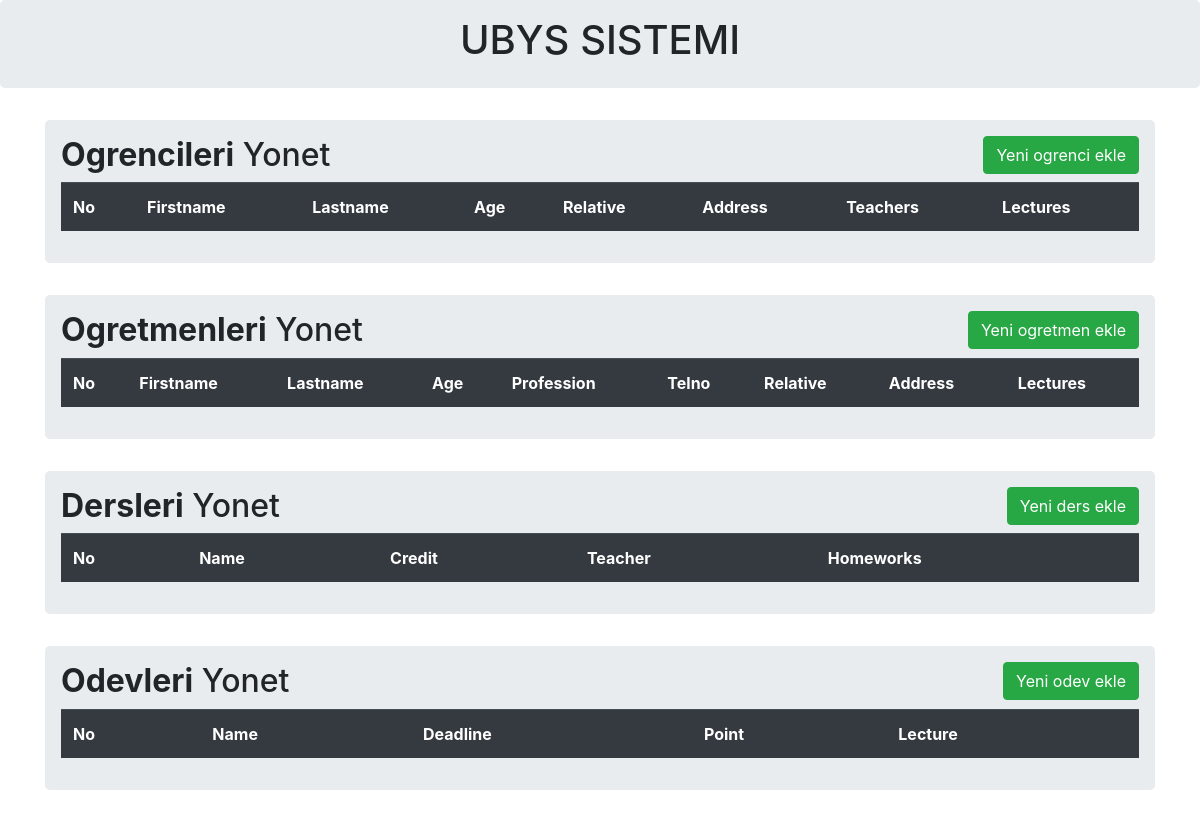
/admin, run on an earlier commit of the app's database.
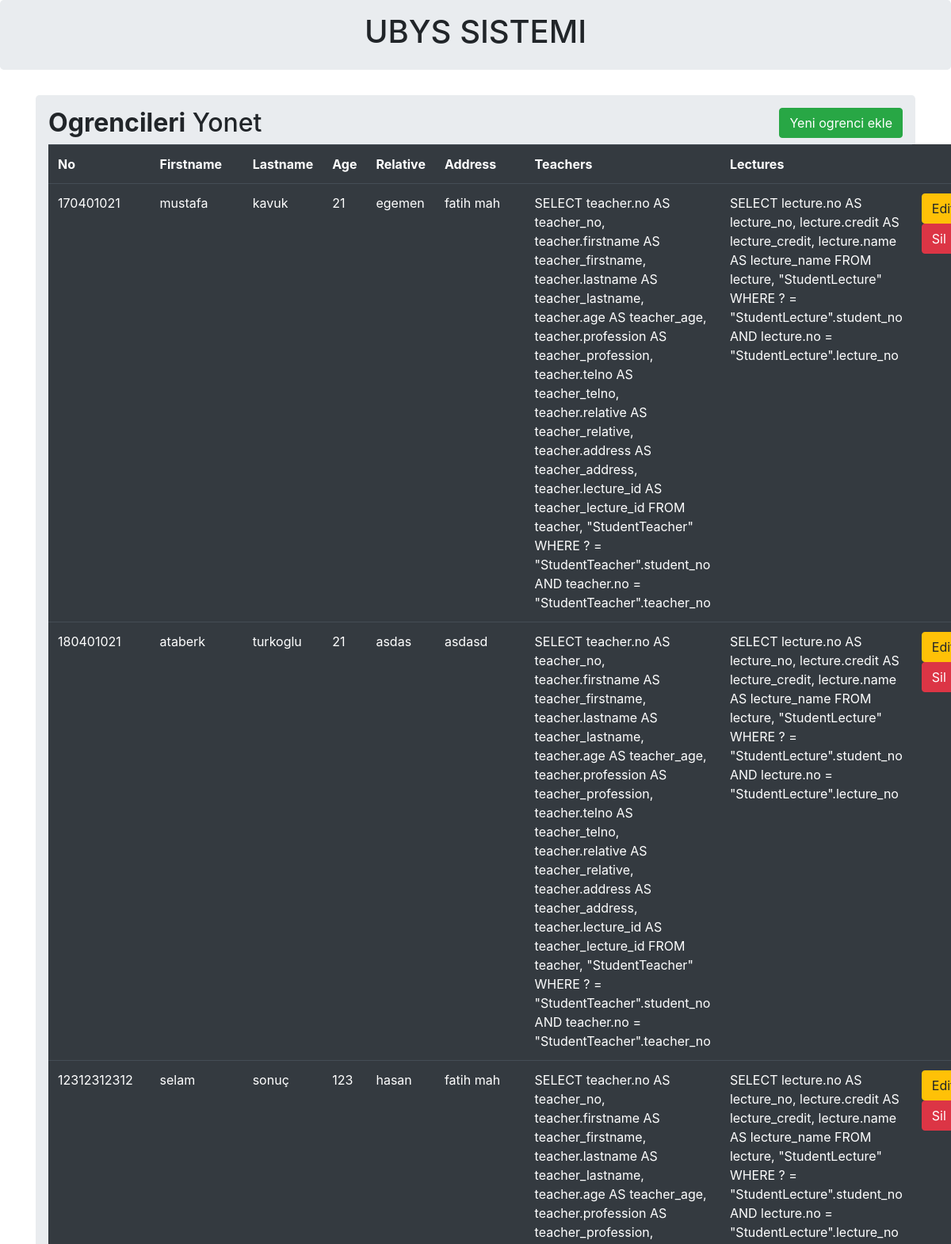
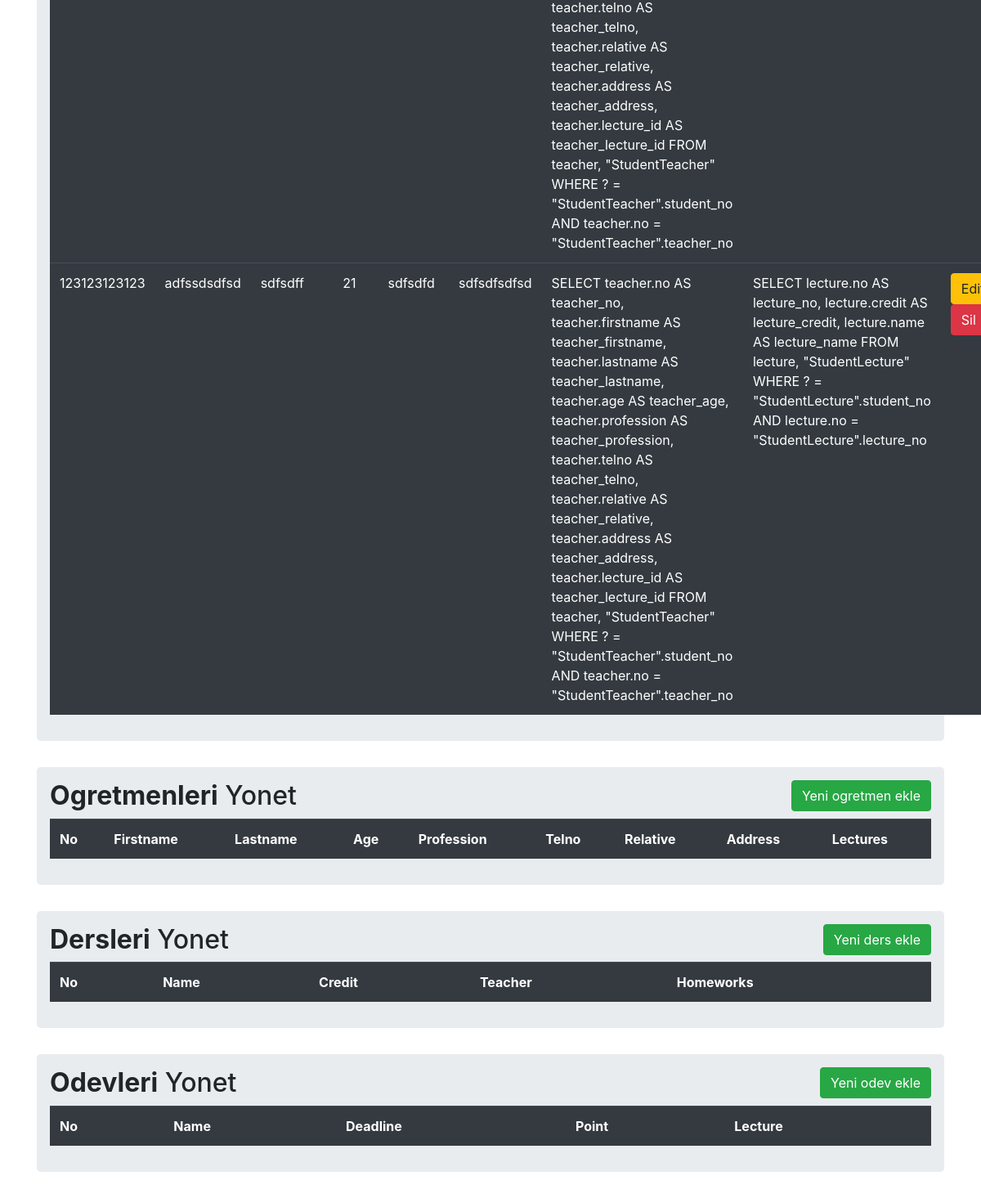
And on a later commit of the database (2 pictures, top to bottom).
### models.py (models this page shows)
class Student(db.Model):
    no = db.Column(db.Integer, primary_key=True)
    firstname = db.Column(db.String(200), nullable= False)
    lastname = db.Column(db.String(200), nullable= False)
    age = db.Column(db.Integer)
    relative = db.Column(db.String(200))
    address = db.Column(db.String(200))
    teachers = db.relationship('Teacher', secondary=student_teacher, lazy='dynamic', backref=db.backref('students', lazy='dynamic'))
    lectures = db.relationship('Lecture', secondary=student_lecture, lazy='dynamic', backref=db.backref('students', lazy='dynamic'))

### main.py (the view)
@app.route('/admin')
def Admin():
    all_data_students = Student.query.all()
    all_data_teachers = Teacher.query.all()
    all_data_lectures = Lecture.query.all()
    all_data_homeworks = Homework.query.all()
    return render_template('index.html', students=all_data_students, teachers=all_data_teachers, lectures=all_data_lectures, homeworks=all_data_homeworks)

### templates/index.html (shortened to what this page needs)
{% extends 'base.html'%}
{%block body%}
<div class="container">
   <div class="row">
      <div class="col md-12">
         <div class='jumbotron p-3'>
            <h2><b>Ogrencileri</b> Yonet<button type='button 'class='btn btn-success float-right' data-toggle="modal" data-target="#newstudent">Yeni ogrenci ekle</button> </h2>
            <table class="table table-hover table-dark">
               <tr>
                  <th>No</th>
                  <th>Firstname</th>
                  <th>Lastname</th>
                  <th>Age</th>
                  <th>Relative</th>
                  <th>Address</th>
                  <th>Teachers</th>
                  <th>Lectures</th>
               </tr>
               {% for row in students %}
               <tr>
                  <td>{{row.no}}</td>
                  <td>{{row.firstname}}</td>
                  <td>{{row.lastname}}</td>
                  <td>{{row.age}}</td>
                  <td>{{row.relative}}</td>
                  <td>{{row.address}}</td>
                  <td>{{row.teachers}}</td>
                  <td>{{row.lectures}}</td>
                  <td>
                     <a href="/update/{{row.no}}" class="btn btn-warning btn-xs" data-toggle="modal" data-target="#editstudent{{row.no}}">Edit</a>
                     <a href="/delete/Student/{{row.no}}" class="btn btn-danger btn-xs" onclick="return confirm('Emin misin?')">Sil</a>
                  </td>
               </tr>
               <div id="editstudent{{row.no}}" class="modal fade" role="dialog">
                  {%endfor%}
               </div>
            </table>
         </div>
      </div>
   </div>
</div>
<div class="container">
   <div class="row">
      <div class="col md-12">
         <div class='jumbotron p-3'>
            <h2><b>Ogretmenleri</b> Yonet<button type='button 'class='btn btn-success float-right' data-toggle="modal" data-target="#newteacher">Yeni ogretmen ekle</button> </h2>
            <table class="table table-hover table-dark">
               <tr>
                  <th>No</th>
                  <th>Firstname</th>
                  <th>Lastname</th>
                  <th>Age</th>
                  <th>Profession</th>
                  <th>Telno</th>
                  <th>Relative</th>
                  <th>Address</th>
                  <th>Lectures</th>
               </tr>
               </div>
         </div>
      </div>
   </div>
<div class="container">
   <div class="row">
      <div class="col md-12">
         <div class='jumbotron p-3'>
            <h2><b>Dersleri</b> Yonet<button type='button 'class='btn btn-success float-right' data-toggle="modal" data-target="#newlecture">Yeni ders ekle</button> </h2>
            <table class="table table-hover table-dark">
               <tr>
                  <th>No</th>
                  <th>Name</th>
                  <th>Credit</th>
                  <th>Teacher</th>
                  <th>Homeworks</th>
               </tr>
               </div>
         </div>
      </div>
   </div>
<div class="container">
   <div class="row">
      <div class="col md-12">
         <div class='jumbotron p-3'>
            <h2><b>Odevleri</b> Yonet<button type='button 'class='btn btn-success float-right' data-toggle="modal" data-target="#newhomework">Yeni odev ekle</button> </h2>
            <table class="table table-hover table-dark">
               <tr>
                  <th>No</th>
                  <th>Name</th>
                  <th>Deadline</th>
                  <th>Point</th>
                  <th>Lecture</th>
               </tr>
               </div>
         </div>
      </div>
   </div>
{%endblock%}

### templates/base.html (shortened to what this page needs)
<!DOCTYPE html>
<html lang="en">
<head>
    <link rel="stylesheet" href="https://stackpath.bootstrapcdn.com/bootstrap/4.4.1/css/bootstrap.min.css">
</head>
<body>
    {% block body %} {% endblock %}
</body>
</html>

### templates/header.html (shortened to what this page needs)
{% extends 'base.html'%}
{%block body%}
<div class="jumbotron p-3">
    <div class = "well text-center">
        <h1>UBYS SISTEMI</h1>
    </div>
</div>
{%endblock%}

What changed in the data, as far as the page shows it:
added Student: no "170401021", firstname "mustafa", lastname "kavuk", age "21", relative "egemen", address "fatih mah", teachers "SELECT teacher.no AS teacher_no, teacher.firstname AS teacher_firstname, teacher.lastname AS teacher_lastname, teacher.age AS teacher_age, teacher.profession AS teacher_profession, teacher.telno AS teacher_telno, teacher.relative AS teacher_relative, teacher.address AS teacher_address, teacher.lecture_id AS teacher_lecture_id FROM teacher, \"StudentTeacher\" WHERE ? = \"StudentTeacher\".student_no AND teacher.no = \"StudentTeacher\".teacher_no", lectures "SELECT lecture.no AS lecture_no, lecture.credit AS lecture_credit, lecture.name AS lecture_name FROM lecture, \"StudentLecture\" WHERE ? = \"StudentLecture\".student_no AND lecture.no = \"StudentLecture\".lecture_no"
added Student: no "180401021", firstname "ataberk", lastname "turkoglu", age "21", relative "asdas", address "asdasd", teachers "SELECT teacher.no AS teacher_no, teacher.firstname AS teacher_firstname, teacher.lastname AS teacher_lastname, teacher.age AS teacher_age, teacher.profession AS teacher_profession, teacher.telno AS teacher_telno, teacher.relative AS teacher_relative, teacher.address AS teacher_address, teacher.lecture_id AS teacher_lecture_id FROM teacher, \"StudentTeacher\" WHERE ? = \"StudentTeacher\".student_no AND teacher.no = \"StudentTeacher\".teacher_no", lectures "SELECT lecture.no AS lecture_no, lecture.credit AS lecture_credit, lecture.name AS lecture_name FROM lecture, \"StudentLecture\" WHERE ? = \"StudentLecture\".student_no AND lecture.no = \"StudentLecture\".lecture_no"
added Student: no "12312312312", firstname "selam", lastname "sonuç", age "123", relative "hasan", address "fatih mah", teachers "SELECT teacher.no AS teacher_no, teacher.firstname AS teacher_firstname, teacher.lastname AS teacher_lastname, teacher.age AS teacher_age, teacher.profession AS teacher_profession, teacher.telno AS teacher_telno, teacher.relative AS teacher_relative, teacher.address AS teacher_address, teacher.lecture_id AS teacher_lecture_id FROM teacher, \"StudentTeacher\" WHERE ? = \"StudentTeacher\".student_no AND teacher.no = \"StudentTeacher\".teacher_no", lectures "SELECT lecture.no AS lecture_no, lecture.credit AS lecture_credit, lecture.name AS lecture_name FROM lecture, \"StudentLecture\" WHERE ? = \"StudentLecture\".student_no AND lecture.no = \"StudentLecture\".lecture_no"
added Student: no "123123123123", firstname "adfssdsdfsd", lastname "sdfsdff", age "21", relative "sdfsdfd", address "sdfsdfsdfsd", teachers "SELECT teacher.no AS teacher_no, teacher.firstname AS teacher_firstname, teacher.lastname AS teacher_lastname, teacher.age AS teacher_age, teacher.profession AS teacher_profession, teacher.telno AS teacher_telno, teacher.relative AS teacher_relative, teacher.address AS teacher_address, teacher.lecture_id AS teacher_lecture_id FROM teacher, \"StudentTeacher\" WHERE ? = \"StudentTeacher\".student_no AND teacher.no = \"StudentTeacher\".teacher_no", lectures "SELECT lecture.no AS lecture_no, lecture.credit AS lecture_credit, lecture.name AS lecture_name FROM lecture, \"StudentLecture\" WHERE ? = \"StudentLecture\".student_no AND lecture.no = \"StudentLecture\".lecture_no"
